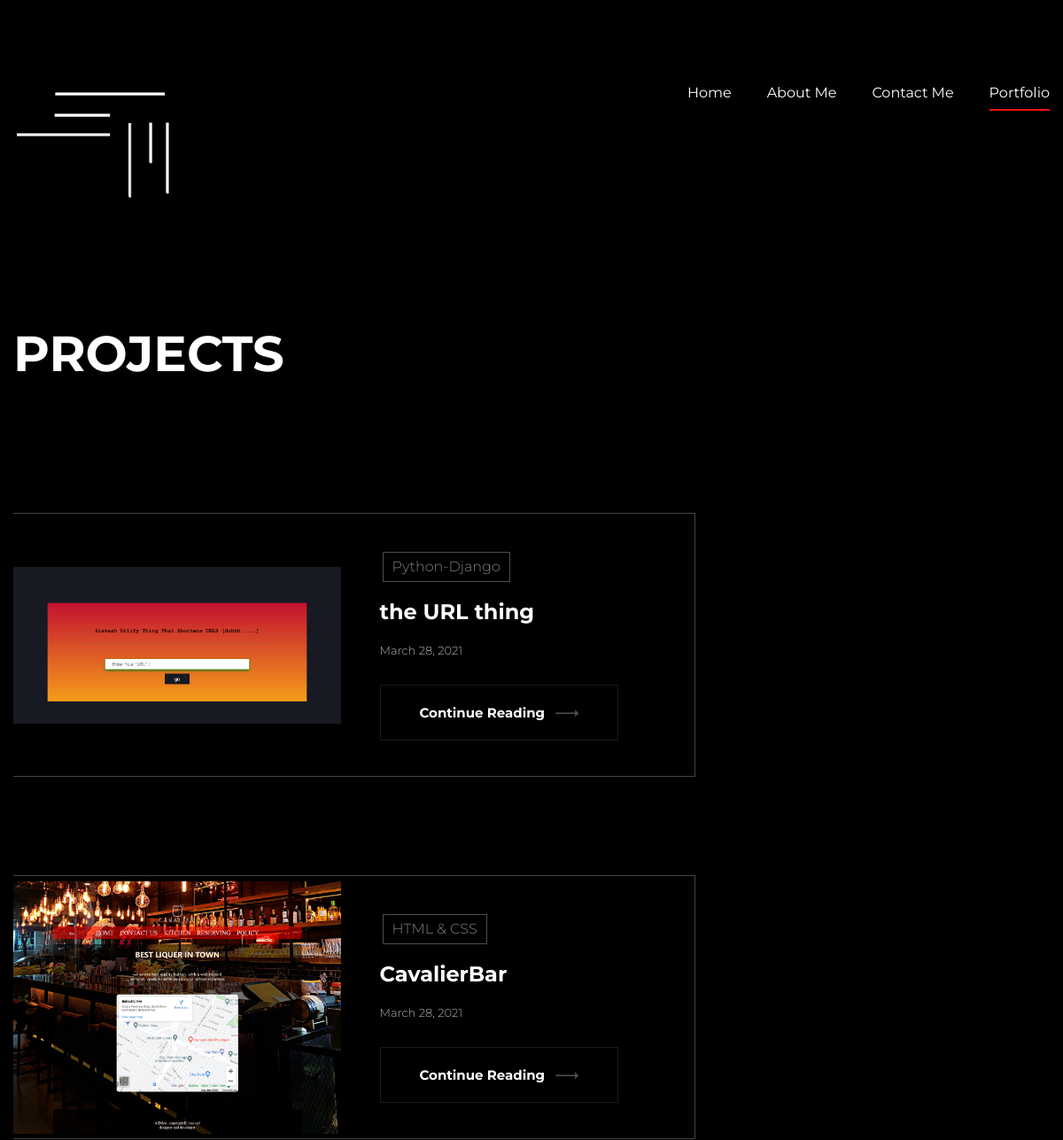
Before: /projects (upper part) with the older database file.
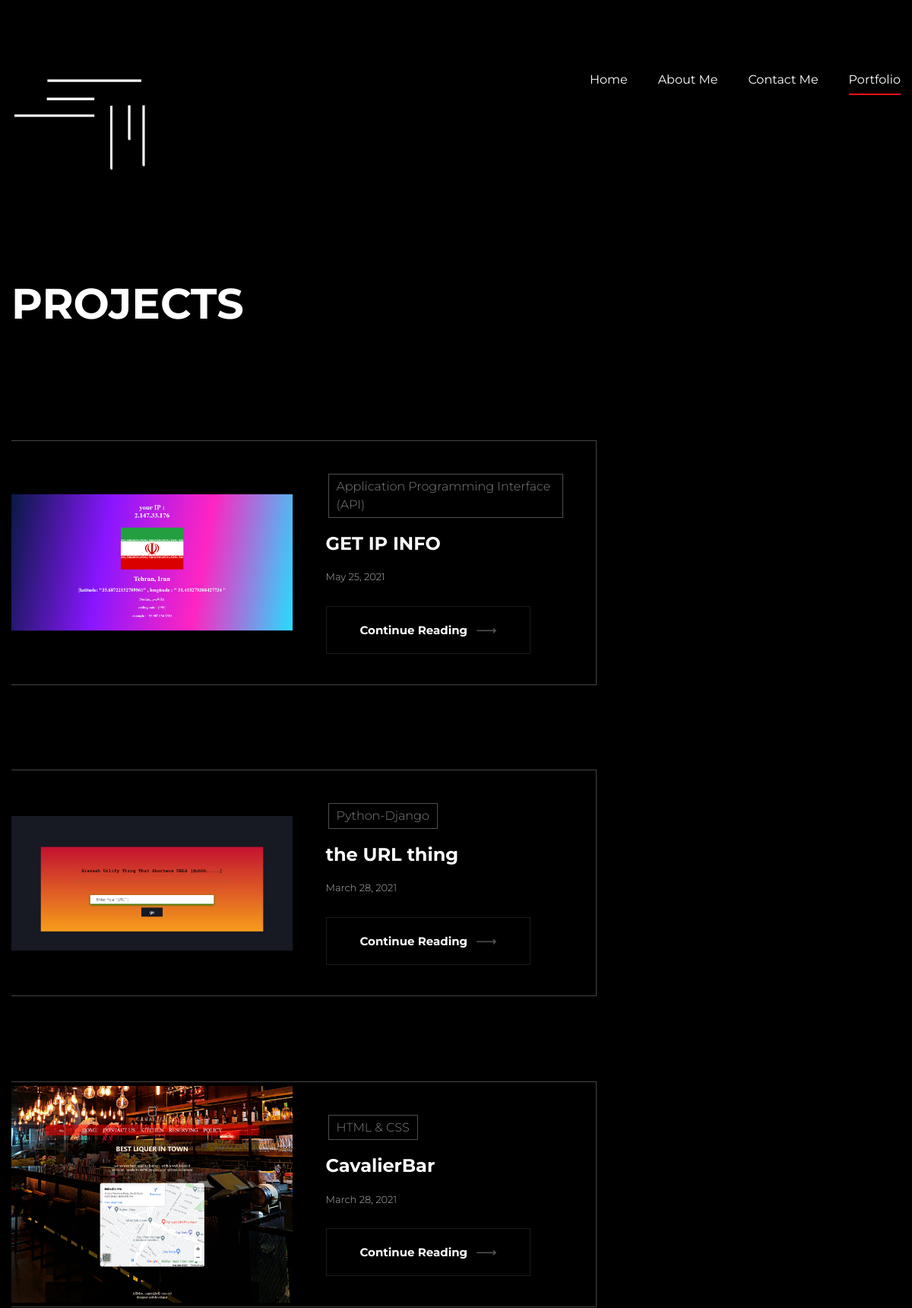
After: the same page with the newer database file.
### CVprojects/models.py (models this page shows, shortened)
class Project(models.Model):
    title       = models.CharField(max_length=50, blank=False)
    caption     = models.TextField(max_length=700, blank=False)
    slug        = models.SlugField(max_length=20, blank=True, unique=True)
    technology      = models.ManyToManyField(LANGUAGE, blank=True)
    category        = models.ManyToManyField(Categories, blank=True)
    key_features    = models.TextField(max_length=700, blank=True)
    source_code = models.CharField(max_length=200, blank=True)
    PreviwLink  = models.CharField(max_length=200, blank=True)
    imagMain    = models.ImageField(blank=False, upload_to=media_upload_path)
    views    = models.PositiveIntegerField(default=0)
    isActive = models.BooleanField(default=True)
    objects = ProjectsManager()
    timestamp = models.DateTimeField(auto_now_add=True)
    def get_absolute_url(self):
        return f"/projects/{self.slug}"

class Categories(models.Model):
    category = models.CharField(max_length=40)
    objects  = CategoryManager()
    def __str__(self):
        return self.category

### CVprojects/views.py (the view)
# urls.py: path('projects', projects),
def projects(request, *args, **kwargs):
    projectList = Project.objects.get_all_active().order_by('-timestamp')
    paginator = Paginator(projectList, 4, allow_empty_first_page=True)
    pageRequest = request.GET.get('page')
    pageObj = paginator.get_page(pageRequest)
    context = {
        'list'       :  pageObj,
        'paginator'  : paginator,
        'pageRequest': pageRequest
    }
    return render(request, 'projects.html', context)

### CVprojects/models.py (called while the page is built)
    def get_all_active(self):
        return self.get_queryset().filter(isActive=True)

### CVprojects/templates/projects.html (shortened to what this page needs)
{% load static %}
{% load render_partial %}
<!DOCTYPE html>
<html lang="en">
    <head>
        {% include 'components/head.html' %}
   </head>
<body>
    <div class="page-wrapper">
        {% include 'components/siteheader.html'%}
        <section class="page-title">
            <div class="auto-container">
                <h1>Projects</h1>
            </div>
        </section>
        <div class="sidebar-page-container">
            <div class="auto-container">
                <div class="row clearfix">
                    <div class="content-side col-lg-8 col-md-12 col-sm-12">
                        <div class="blog-details">
                            {% for project in list %}
                            <div class="news-block-two">
                                <div class="inner-box project-border">
                                    <div class="row clearfix">
                                        <div class="flex-align-center image-column col-lg-6 col-md-6 col-sm-12">
                                            <div class="inner-column">
                                                <div class="image">
                                                    <a href="{{project.get_absolute_url}}"><img src="{{project.imagMain.url}}" alt=""></a>
                                                </div>
                                            </div>
                                        </div>
                                        <div class="content-column col-lg-6 col-md-6 col-sm-12">
                                            <div class="inner-column">
                                                {% for cat in project.category.all %}
                                                <div class="category">{{cat}}</div>
                                                {%endfor%}
                                                <h4><a href="{{project.get_absolute_url}}">{{project.title}}</a></h4>
                                                <div class="post-date">{{project.timestamp | date}}</div>
                                                <a href="{{project.get_absolute_url}}" class="theme-btn btn-style-one">continue reading <span class="arrow flaticon-next-3"></span></a>
                                            </div>
                                        </div>
                                    </div>
                                </div>
                            </div>
                            <br><br><br>
                            {% endfor %}
                        </div>
                    </div>
                </div>
            </div>
        </div>
    </div>
</body>
</html>

Changed rows visible on the page:
added Project: imagMain (picture), title "GET IP INFO", timestamp "May 25, 2021"
now on this page (row unchanged): Categories: category "Application Programming Interface (API)", shown under "GET IP INFO"
